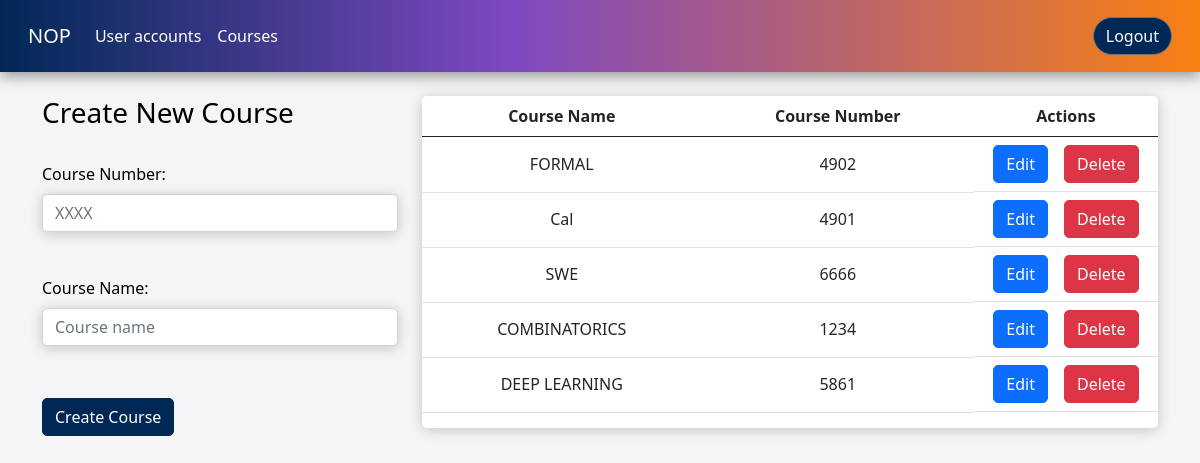
/src/web/admin/adminManageCourses.php (signed in), run on the app's committed database.
### tables this page shows
CREATE TABLE IF NOT EXISTS COURSE(
    COURSEID INT AUTO_INCREMENT PRIMARY KEY,
    COURSENAME VARCHAR(50),
    COURSENUMBER INT 
);

### src/dao/AbstractDAO.php (called while the page is built, shortened)
<?php
require_once 'DatabaseConnection.php';
abstract class AbstractDAO {
    public function __construct()
    {
        $dbc = new DatabaseConnection();
        $mdb = $dbc->getConnection();
        $this->connection = $mdb->connect();
    }
}
?>

### src/dao/DatabaseConnection.php (called while the page is built, shortened)
<?php
class MariaDBConnection extends AbstractDatabaseConnection {
    private static $connection;
    public function connect() {
        if (!self::$connection) {
            self::$connection = new mysqli($this->host, $this->username, $this->password, $this->database);
        }
        return self::$connection;
    }
}
class DatabaseConnection {
    private static $connection;
    public static function getConnection() {
        if (!self::$connection) {
            self::$connection = new MariaDBConnection();
        }
        return self::$connection;
    }
}
?>

### src/dao/CourseDAO.php (called while the page is built, shortened)
<?php
require_once "AbstractDAO.php";
class CourseDAO extends AbstractDAO{
    public function findAll(){
        $stmt = $this->connection->prepare("SELECT * FROM COURSE");
        $stmt->execute();
        $result = $stmt->get_result();
        return $result;
    }
}
?>

### src/web/admin/adminManageCourses.php (the view, shortened to what this page needs)
<?php
include_once "../../dao/CourseDAO.php";
$courseDAO = new CourseDAO();
?>
<!DOCTYPE html>
<html lang="en">
<head>
    <link href="https://cdn.jsdelivr.net/npm/bootstrap@5.0.2/dist/css/bootstrap.min.css" rel="stylesheet"
>
    <link rel="stylesheet" href="../style/style.css">
</head>
<body>
    <?php include_once "adminNavbar.php";?>
    <div class="container mt-4">
        <div class="row">
            <div class="col-md-4 d-flex flex-column">
                <form action="adminInsertCourse.php" method="GET">
                    <h3 class="admin-courseText">Create New Course</h3>
                    <div>
                        <label for="courseNumber" class="form-label mt-4 admin-courseText">Course Number:</label>
                        <input type="number" class="form-control admin-courseInputs" name="courseNumber" id="courseNumber" required placeholder="XXXX">
                    </div>
                    <div>
                        <label for="courseName" class="form-label mt-4 admin-courseText">Course Name:</label>
                        <input type="text" class="form-control  admin-courseInputs" name="courseName" id="courseName" required placeholder="Course name">
                    </div>
                    <button type="submit" class="btn btn-primary admin-courseButton">Create Course</button>
                </form>
            </div>
            <div class="col-md-8 d-flex flex-column">
                <div class="tableFixHead admin-table">
                    <table class="table table-hover text-center align-middle">
                        <thead>
                            <tr>
                                <th>Course Name</th>
                                <th>Course Number</th>
                                <th class="w-25">Actions</th>
                            </tr>
                        </thead>
                        <tbody>
                            <?php
                            $courses = $courseDAO->findAll();
                            foreach ($courses as $course){
                                echo '
                                <tr>
                                <td>'.$course['COURSENAME'].'</td>
                                <td>'.$course['COURSENUMBER'].'</td>
                                <td class="d-flex justify-content-center">
                                    <form action="adminEditCourse.php" method="GET" class="me-3">
                                        <input type="hidden" name="courseID" id="courseID" value="'.$course['COURSEID'].'">
                                        <button type="submit" class="btn btn-primary admin-courseTableButtons">Edit</button>
                                    </form>
                                    <form action="adminDeleteCourse.php" method="GET" class="">
                                        <input type="hidden" name="courseID" id="courseID" value="'.$course['COURSEID'].'">
                                        <button type="submit" class="btn btn-danger admin-courseTableButtons" onclick="return confirm(`Deleting this will delete all records for this course. Are you sure?`)">Delete</button>
                                    </form>
                                </td>
                                <tr>
                                ';
                            }
                            ?>
                        </tbody>
                    </table>
                </div>
            </div>
        </div>
    </div>
</body>
</html>

### src/web/style/style.css (style rules this page uses)
:root { --page-background: #f5f5f7; --branding-grad: linear-gradient(90deg, #002856 0%, rgba(127, 74, 193, 1) 43%, #f98012 100%); --branding-grad-reverse: linear-gradient(90deg, #f98012 0%, rgba(127, 74, 193, 1) 43%, #002856 100%); }
body { background-color: var(--page-background); font-family: system-ui, -apple-system, BlinkMacSystemFont, 'Segoe UI', Roboto, Oxygen, Ubuntu, Cantarell, 'Open Sans', 'Helvetica Neue', sans-serif; }
input { width: 100%; padding: 16px; margin-bottom: 1.25rem; border-width: 1px; border-radius: .375rem; border-style: solid; border-color: #d0d0d2; }
.tableFixHead { overflow-y: auto; max-height: 400px; }
.tableFixHead thead th { position: sticky; top: 0; z-index: 1; }
table { border-collapse: collapse; width: 100%; }
.admin-courseButton { margin-top: 2em; background-color: #002856; border-radius: 5px; border-color: #002856; }
.admin-courseInputs { border-radius: 5px; box-shadow: 0 2px 14px rgba(0, 0, 0, 0.2); }
.admin-courseText { color: black; }
.admin-courseTableButtons { border-radius: 5px; }
.admin-table { background: white; border-radius: 5px; box-shadow: 0 2px 14px rgba(0, 0, 0, 0.2); max-height: 600px; }

### data on the page
course: COURSENAME "FORMAL", COURSENUMBER "4902"
course: COURSENAME "Cal", COURSENUMBER "4901"
course: COURSENAME "SWE", COURSENUMBER "6666"
course: COURSENAME "COMBINATORICS", COURSENUMBER "1234"
course: COURSENAME "DEEP LEARNING", COURSENUMBER "5861"
